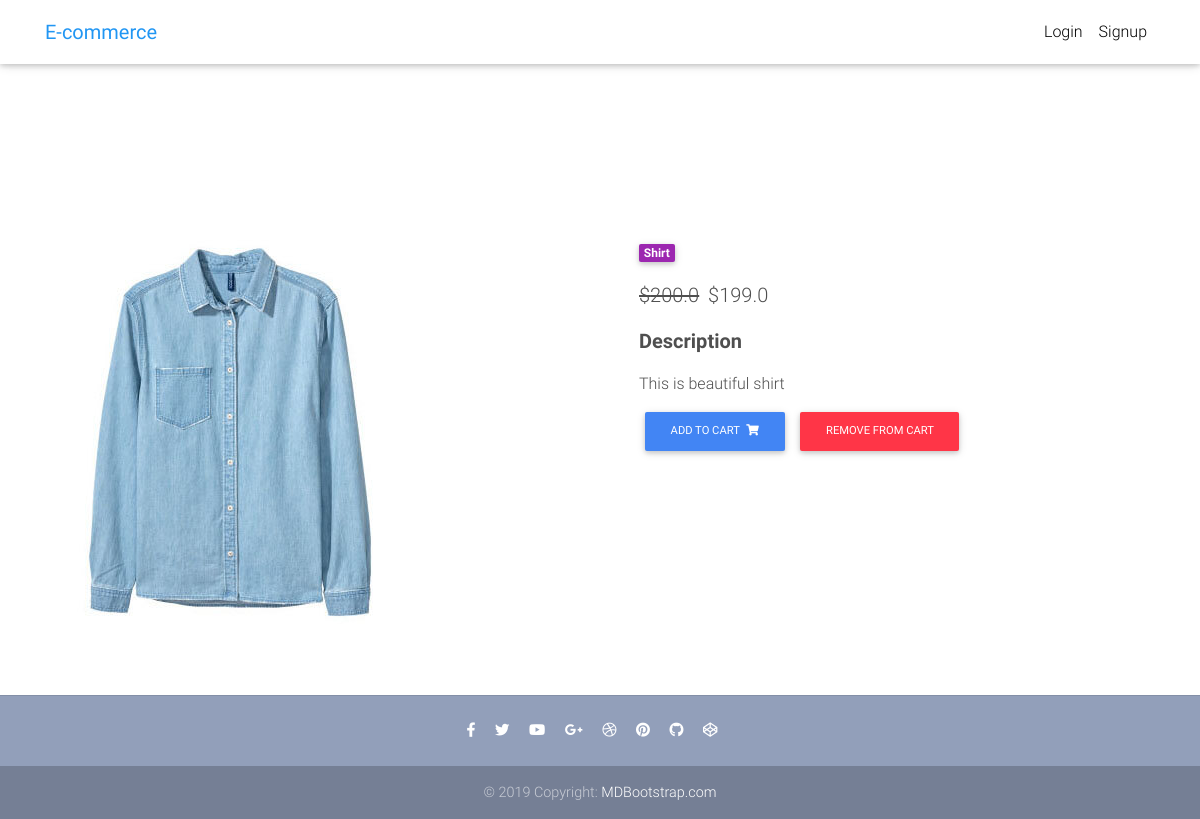
Before: /product/1 with the older database file.
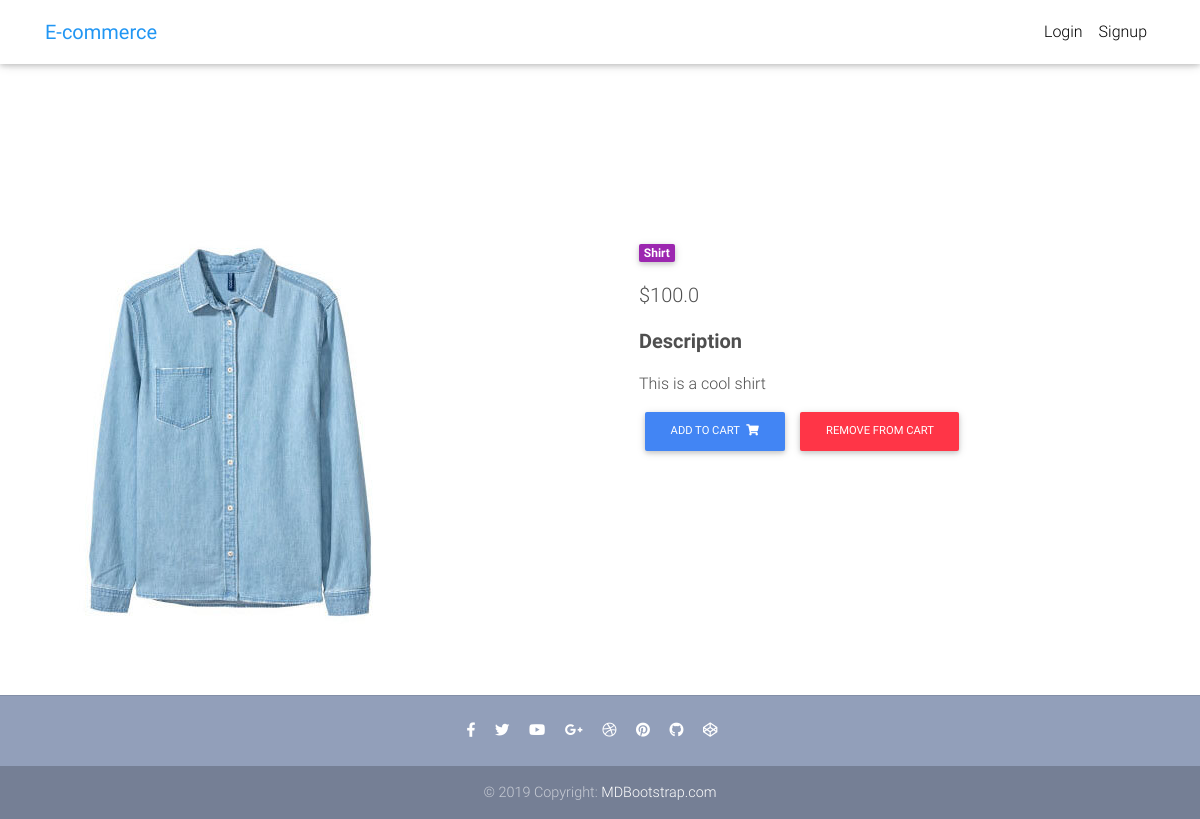
After: the same page with the newer database file.
### core/models.py (models this page shows, shortened)
class Item(models.Model):
    title = models.CharField(max_length=100)
    price = models.FloatField()
    discount_price = models.FloatField(blank=True, null=True)
    category = models.CharField(choices=CATEGORY_CHOICES, max_length=2)
    label = models.CharField(choices=LABEL_CHOICES, max_length=1)
    slug = models.SlugField()
    description = models.TextField()
    image = models.ImageField()
    def get_add_to_cart_url(self):
        return reverse("core:add-to-cart", kwargs={'slug': self.slug})
    def get_remove_from_cart_url(self):
            return reverse("core:remove-from-cart", kwargs={'slug': self.slug})

### core/views.py (the view)
# urls.py: path("product/<slug>", views.ProductDetailView.as_view(), name="product"),
class ProductDetailView(DetailView):
    model = Item
    template_name = "core/product-page.html"

### core/templates/core/product-page.html (shortened to what this page needs)
{% extends 'core/base.html' %}
{% block content %}
  <main class="mt-5 pt-4">
    <div class="container dark-grey-text mt-5">
      <div class="row wow fadeIn">
        <div class="col-md-6 mb-4">
          <img src={{ item.image.url }} class="img-fluid" alt="">
        </div>
        <div class="col-md-6 mb-4">
          <div class="p-4">
            <div class="mb-3">
              <a href="">
                <span class="badge purple mr-1">{{ object.get_category_display }}</span>
              </a>
            </div>
            <p class="lead">
              {% if object.discount_price %}
                  <span class="mr-1">
                    <del>${{ object.price }}</del>
                  </span>
                  <span>${{ object.discount_price }}</span>
              {% else %}
                  <span>${{ object.price }}</span>
              {% endif %}
            </p>
            <p class="lead font-weight-bold">Description</p>
            <p>{{object.description}}</p>
            <a href="{{ object.get_add_to_cart_url }}" class="btn btn-primary btn-md my-0 p">
              Add to cart
              <i class="fas fa-shopping-cart ml-1"></i>
            </a>
            <a href="{{ object.get_remove_from_cart_url }}" class="btn btn-danger btn-md my-0 p">
              remove from cart
            </a>
          </div>
        </div>
      </div>
      </div>
  </main>
{% endblock %}

Changed rows visible on the page:
changed Item "Shirt": description "This is beautiful shirt" → "This is a cool shirt"; price "200.0" → "100.0"; discount_price "199.0" → (not shown)
